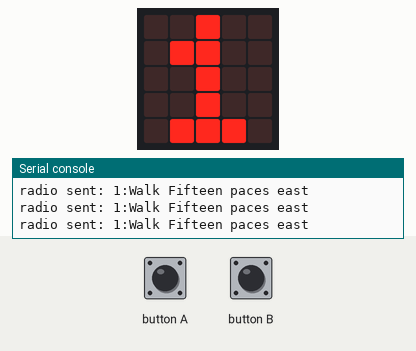
A program run on a simulated BBC micro:bit running MicroPython. Shown: the board's 5×5 LED display, the last lines printed to the serial console. The inputs (shaded band) are chosen by the test bench. No radio messages arrive unless stated (any console line starting 'radio sent:' is added by the test bench).

Above: at 1.2 s.
1.3 s: button B pressed for 0.15 s
At 2.2 s:
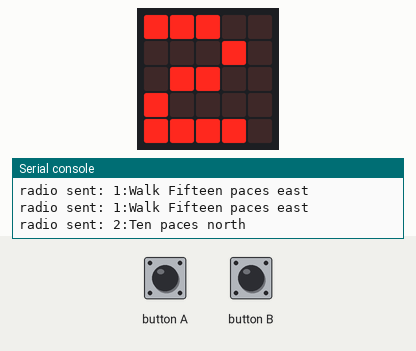
3.0 s: button B pressed for 1 s
At 3.4 s:
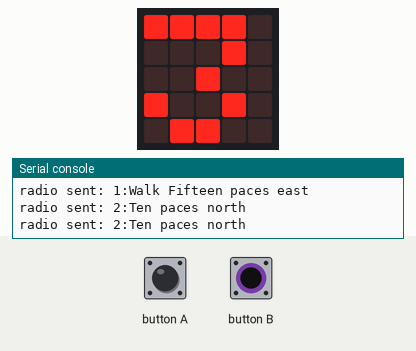
5.5 s: button B pressed for 0.15 s
At 6.7 s:
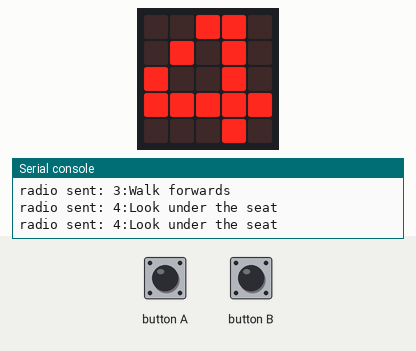
7.1 s: button B pressed for 1 s
At 8.3 s:
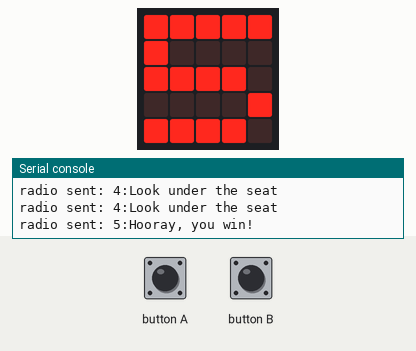
Timing chart, 0 to 10.1 s (numbered marks = the images above; inputs shaded):
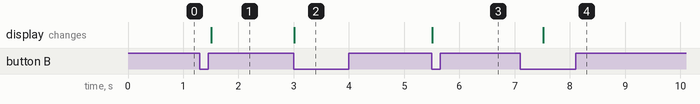

The program:

treasure-hunt-beacon.py
```python
from microbit import *
import radio

all_clues = [
    "Walk Fifteen paces east",
    "Ten paces north",
    "Walk forwards",
    "Look under the seat",
    "Hooray, you win!",
]

clue_count = len(all_clues)
clue = 1

radio.config(power=4)  # power is 0 -> 7
radio.on()

while True:
    # decrease clue number
    if button_a.was_pressed():
        clue = max(clue - 1, 1)
    # increase clue number
    elif button_b.was_pressed():
        clue = min(clue + 1, clue_count)

    # broadcast the current clue
    else:
        clue_text = str(clue) + ":" + all_clues[clue - 1]
        radio.send(clue_text)

    display.show(str(clue))
    sleep(500)
```

Measured:
- after the input at 1.3 s, the display: changes after 0.20 s (image 1)
- after the input at 3.0 s, the display: changes at once (image 2)
- after the input at 5.5 s, the display: changes at once (image 3)
- after the input at 7.1 s, the display: changes after 0.41 s (image 4)
